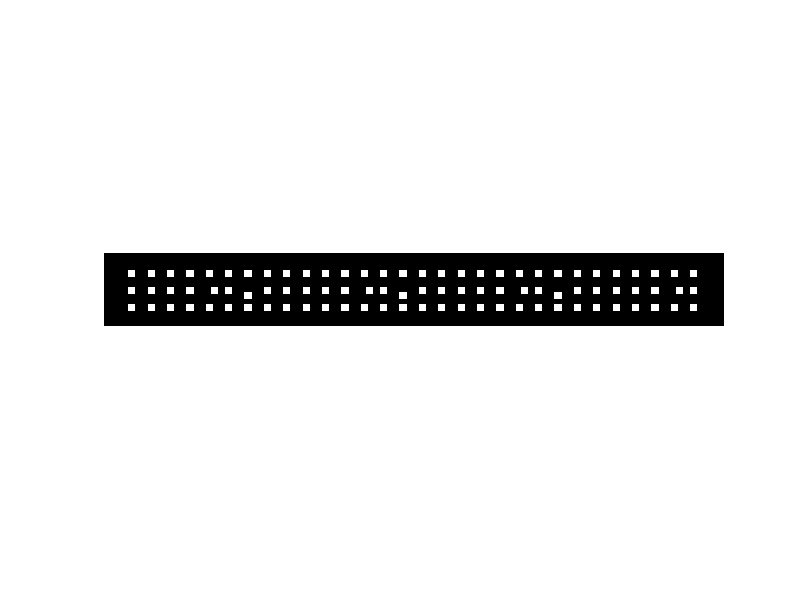

MATLAB code to generate this figure: (Note: this script raises an error after producing the figure.)
%Analysis of different tilt increment schemes in tomography by direct algebraic reconstruction
%Written by Shahar Seifer, Elabum lab, Weizmann Institute of Science
%(C) Copyright, 2022

Scheme=input("Choose scheme [0: even steps, 1:Saxton, 2: Corrected Saxton, 3:Hoppe]: ");
addnoise=0; %0 ideal, 1 add noise to scattering field
crystal=1; %0 for external image, 1 for crystal
PSF_bin=1;%use 1 for accurate results (infinitesimal PSF), 20 for finite PSF

if crystal==0
    Pcol=imread('C:\Users\seifer\Documents\Matlab\weizmann_logo.png');
    PF=Pcol(:,:,1);
    W=256;d=25;
    PF_X=(1:W);
    PF_Z=(1:d)';
else
    W=256;d=30;
    PF_X=(1:W);
    PF_Z=(1:d)';
    if true
        PF=zeros(d,W);
        for line=1:3
            for col=1:30
                x=8*col+4;
                z=2+7*line;
                if mod(col,8)==5 && line==2
                    x=x+2;
                end
                if mod(col,8)==7 && line==2
                    z=z+2;
                end
                PF=PF+100.0*(2*(sqrt((PF_X-x).^2+(PF_Z-z).^2)<=0.5)+1.0*(sqrt((PF_X-x).^2+(PF_Z-z).^2)<=1.0)+1.0*(sqrt((PF_X-x).^2+(PF_Z-z).^2)<=1.5));
                %PF=PF+512.0*(1-tanh(sqrt((PF_X-x).^2+(PF_Z-z).^2)/0.25)).^0.4;
            end
        end
    end
end
%P = phantom('Modified Shepp-Logan',256);
simple=0;
if simple==1
    ivect=1:256;
    P=exp(-((ivect-128)/8).^2)'.*exp(-((ivect-128)/8).^2);
    PF=P(8:8:256,1:256);
end
figure(1)
title('Original signal image');
imshow(PF);
dx=1;
dz=1;
sizeNx=W/dx;
sizeNz=d/dz;

Nshades=1024;
mapvector=linspace(0,1,Nshades)';
cmap=zeros(Nshades,3);
for loop=1:3
    cmap(:,loop)=mapvector;
end
xvect=dx*(0.5*(1-(mod(sizeNx,2)))-floor(sizeNx/2):floor(sizeNx/2)-0.5*(1-(mod(sizeNx,2))));
zvect=dz*(0.5*(1-(mod(sizeNz,2)))-floor(sizeNz/2):floor(sizeNz/2)-0.5*(1-(mod(sizeNz,2))));
if Scheme==1 %Original Saxton scheme
    theta_vect=[9.5 19 28 36.4 44.1 51 57 62.2 66.6 70.4 73.6 76.3 78.6 80.5];
    theta_vect=[theta_vect(14:-1:1) 0 theta_vect];
    thN=length(theta_vect);
    thNov2=floor((thN+1)/2);
elseif Scheme==0 %even steps
    dtheta_deg=5.75;
    theta_vect=-80.5:dtheta_deg:80.5; %tilt angles in degrees
    thN=length(theta_vect);
elseif Scheme==2 %corrected Saxton scheme
    theta_vect=(180/pi)*asin(-sin(80.5*pi/180):sin(80.5*pi/180)/14:sin(80.5*pi/180));
    thN=length(theta_vect);
elseif Scheme==3 %Hoppe scheme assuming sampling of projection at steps of dx*cos(theta)
    theta_vect=(180/pi)*atan(-tan(80.5*pi/180):tan(80.5*pi/180)/14:tan(80.5*pi/180));
    thN=length(theta_vect);
end
theta_vect_rad=theta_vect*pi/180;

%prepare projections (tilted slab shown in fixed frame of axes)
R = radon(PF, theta_vect);
figure(2)
title('Inverse Radon reconstruction');
imshow(balance_pic(iradon(R,theta_vect),Nshades),cmap);

NewprojN=sizeNx;
%Point spread function of the beam
PSFbuild=1:PSF_bin;
if PSF_bin==1
PSF_sim=1;
PSF_rec=1;
else
    PSF_sim=exp(-((PSFbuild-0.5*(1+PSF_bin))/20).^2);%was 15
    PSF_rec=exp(-((PSFbuild-0.5*(1+PSF_bin))/20).^2);
end
dB=1/length(PSF_rec);
figure(9)
plot(-0.45:(0.9/(PSF_bin-1)):0.45,PSF_rec,'g+-',-0.45:(0.9/(PSF_bin-1)):0.45,PSF_sim,'r*-');
xlabel('Lateral position [px]');
ylabel('PSF');
legend('PSF used in transformation','Simulated PSF');

PFsignal=double(PF);
RRS=zeros(thN,NewprojN);
%simulate projection according to PSF_sim beam spread function
index_ref_points=1:sizeNx;
dL=dx/PSF_bin;
for theta_idx=1:thN
    tantheta_sim=tan(theta_vect_rad(theta_idx));
    costheta_sim=cos(theta_vect_rad(theta_idx));
    sintheta_sim=sin(theta_vect_rad(theta_idx));
    if PSF_bin==1
        Bvect=0;
    else
        if Scheme==3
            Bvect=(-0.5+((1:length(PSF_rec))-1)*1.0/length(PSF_rec))*dx; %was linspace(-0.5*dx,+0.5*dx,length(PSF_rec));
        else
            Bvect=(-0.5+((1:length(PSF_rec))-1)*1.0/length(PSF_rec))*dx/costheta_sim; %was  linspace(-0.5*dx/costheta_sim,+0.5*dx/costheta_sim,length(PSF_rec));
        end
    end
    for L=-(d/2):dL:(d/2)
        noise=1+addnoise*1.0*(rand-0.5);
        for Bidx=1:length(PSF_sim)
            if Scheme==3
               RRS(theta_idx,:)=RRS(theta_idx,:)+noise*dB*PSF_sim(Bidx)*dL*PFsignal(max(1,min(sizeNz,round((d/2+L+Bvect(Bidx)*sintheta_sim)/dz))),max(1,min(sizeNx,round((index_ref_points*dx+L*tantheta_sim+Bvect(Bidx)*costheta_sim)/dx))))/costheta_sim;
            else
               RRS(theta_idx,:)=RRS(theta_idx,:)+noise*dB*PSF_sim(Bidx)*dL*PFsignal(max(1,min(sizeNz,round((d/2+L+Bvect(Bidx)*sintheta_sim)/dz))),max(1,min(sizeNx,round((index_ref_points*dx/costheta_sim+L*tantheta_sim+Bvect(Bidx)*costheta_sim)/dx))))/costheta_sim;
            end
        end
    end
end
dofilter=0;
if dofilter==1
    ervect=1:thN;
    erfilter=(ervect<=5);
    er=fft(RRS);
    er=er.*erfilter';
    RRS=real(ifft(er));
end


figure(3)
imshow(balance_pic(RRS,Nshades),cmap);
hgca=gca;
title(hgca,'Projection according to simulated PSF');
%Sampling vector
Csample=reshape(RRS',[NewprojN*thN,1]);%fill the vector by row after row of RRS (so use transpose since reshape do it by columns)

%USING SAMPLING THEORY
%signal space f(x,z): sizeNx, sizeNz 
%vector C is sampling points vector size:projN*thN,1 (first index according
%to number of points of ineterest in the slab, through which projection line
%is defined, at x defined by theta and the points of interest: 
%Xsamp=(-d/2+m*dx)*cos(theta)
%-----sampling space indices-----
M=NewprojN; %size of projection vector after resampling at recommended points
Cvect=(1:(NewprojN*thN));
m=mod(Cvect-1,M)+1;
n=floor((Cvect-1)/M)+1;
theta_n=theta_vect_rad(n);
costheta=cos(theta_n);
sintheta=sin(theta_n);
tantheta=sintheta./costheta;

%-----signal space indices-----
N=sizeNx;
Cvect_tag=(1:(sizeNx*sizeNz));
i=(mod(Cvect_tag-1,N)+1)'; %fill out by horizontal lines (x) after line
j=(floor((Cvect_tag-1)/N)+1)';
%parameters related to elements of matrix S
W1=abs(dx./sintheta);
W2=abs(dz./costheta);
eps1=dx*(i-m)./sintheta;
eps2=dz*(j-0.5*d/dz)./costheta;

%The S matrix of size sizeNx*sizeNz,NewprojN*thN
TheS=zeros(sizeNx*sizeNz,NewprojN*thN);
dL=dx/PSF_bin;
%Bvect_aux=linspace(-0.5*dx,+0.5*dx,length(PSF_rec));
for L=-(d/2):dL:(d/2)
    for Bidx=1:length(PSF_rec)
        if PSF_bin==1
            Bvect_Bidx=0;
        else
            if Scheme==3
                Bvect_Bidx=(-0.5+(Bidx-1)*1.0/length(PSF_rec))*dx;
            else
                Bvect_Bidx=(-0.5+(Bidx-1)*1.0/length(PSF_rec))*dx./costheta;
            end
        end
        if Scheme==3
            TheS=TheS+dB*PSF_rec(Bidx)*dL*(abs((m-i)*dx+L*tantheta+Bvect_Bidx*costheta)<=dx/2).*(abs(d/2+L-j*dz+Bvect_Bidx*sintheta)<=dz/2)./costheta;
        else
            TheS=TheS+dB*PSF_rec(Bidx)*dL*(abs((m./costheta-i)*dx+L*tantheta+Bvect_Bidx.*costheta)<=dx/2).*(abs(d/2+L-j*dz+Bvect_Bidx.*sintheta)<=dz/2)./costheta;
        end
    end
end

TheS2show=imdilate(TheS,[1 1 1; 1 1 1; 1 1 1]); %to see the matrix on screen despite rastering
figure(5)
imshow(TheS2show);
hgca=gca;
title(hgca,'S matrix');

TheStag=TheS';%the matrix to be inverted

Signal_known=reshape(double(PF'),[sizeNx*sizeNz,1]);
Projection_expected_vect=TheStag*Signal_known;
Projection_expected=reshape(Projection_expected_vect,[NewprojN,thN])';
figure(4)
imshow(balance_pic(Projection_expected,Nshades),cmap);
hgca=gca;
title(hgca,'S^**[vector of original signal]');

Invmethod=1;
if Invmethod==0 || Invmethod==1
%method A of inversion: like pinv in matlab (Moore-Penrose Pseudoinverse)
    if Invmethod==0
        [svdU,sigma,svdV] = svd(TheStag); 
    else
        [svdU,sigma,svdV] = svd(TheStag'*TheStag); 
    end
    Invsigma=zeros(size(sigma));
    maxsigma=max(max(sigma));
    for ind=1:min(length(sigma(1,:)),length(sigma(:,1)))
        if sigma(ind,ind)>maxsigma*10^-5
           Invsigma(ind,ind)=1/sigma(ind,ind);
           lastind=ind;
        else
           Invsigma(ind,ind)=0; 
        end
    end
    if Invmethod==0
        PseudoInvS=svdV*Invsigma'*svdU';
    else
        PseudoInvS=(svdV*Invsigma'*svdU')*TheStag';
    end
    result2=PseudoInvS*Csample;
    reconst_map2=reshape(result2,[sizeNx,sizeNz])'; %transpose needed since reshape works by column and we like row after row.
elseif Invmethod==2
%Method B of inversion: Minimum norm least-squares solution
    result2=lsqminnorm(TheStag,Csample);% pseudo solves TheS'*x=Csample,  tolerance=0.005
    reconst_map2=reshape(result2,[sizeNx,sizeNz])'; %transpose needed since reshape works by column and we like row after row.
elseif Invmethod==3
%Method C of inversion: Since Rank(TheStag)=[number of columns]<[number of rows] the
%pseudoinverse is directly calculated A^[degger]=(A^[*]*A)^[-1]*A^[*]
    PseudoInvS=inv(TheStag'*TheStag)*TheStag';
    result2=PseudoInvS*Csample;
    reconst_map2=reshape(result2,[sizeNx,sizeNz])'; %transpose needed since reshape works by column and we like row after row.
end %select method
    

figure(11);
reconst_show2=balance_pic(abs(reconst_map2)-min(min(abs(reconst_map2))),Nshades);
imshow(reconst_show2,cmap);
hgca=gca;
title(hgca,'Reconstruction according to S matrix');

for do_index=1:30
    do_threshold=2^-do_index;

    Invsigma=zeros(size(sigma));
    maxsigma=max(max(sigma));
    for ind=1:min(length(sigma(1,:)),length(sigma(:,1)))
        if sigma(ind,ind)>maxsigma*do_threshold
           Invsigma(ind,ind)=1/sigma(ind,ind);
           lastind=ind;
        else
           Invsigma(ind,ind)=0; 
        end
    end
    PseudoInvS=(svdV*Invsigma'*svdU')*TheStag';
    result2=PseudoInvS*Csample;
    reconst_map2=reshape(result2,[sizeNx,sizeNz])'; %transpose needed since reshape works by column and we like row after row.
    
    figure(11);
    reconst_show2=balance_pic(abs(reconst_map2)-min(min(abs(reconst_map2))),Nshades);
    imshow(reconst_show2,cmap);
    hgca=gca;
    title(hgca,'Reconstruction according to S matrix');
    
    fprintf('Ratio of acounted eigenvectors=%g \n',lastind/length(Invsigma(:,1)))
    fprintf('RMS of reconstruction error: %g \n',sqrt(mean(mean((PFsignal-reconst_map2).^2)))/(max(PFsignal(:))-min(PFsignal(:))))
    table_err(do_index)=sqrt(mean(mean((PFsignal-reconst_map2).^2)))/(max(PFsignal(:))-min(PFsignal(:)));
    table_cor(do_index)=mean(mean(PFsignal.*reconst_map2))/sqrt(mean(mean(PFsignal.*PFsignal))*mean(mean(reconst_map2.*reconst_map2)));
    table_ratio(do_index)=(length(Invsigma(:,1))-lastind)/length(Invsigma(:,1));

end %for do_index

figure(20)
plot(table_ratio(table_err<0.25)*100,table_err(table_err<0.25)*100,'-*');
xlabel("Part of singular values removed [%]")
ylabel("Reconstruction error [%]")

figure(21)
plot(table_ratio(table_err<0.25)*100,table_cor(table_err<0.25)*100,'-*');
xlabel("Part of singular values removed [%]")
ylabel("Correlation original-reconstruction [%]")
